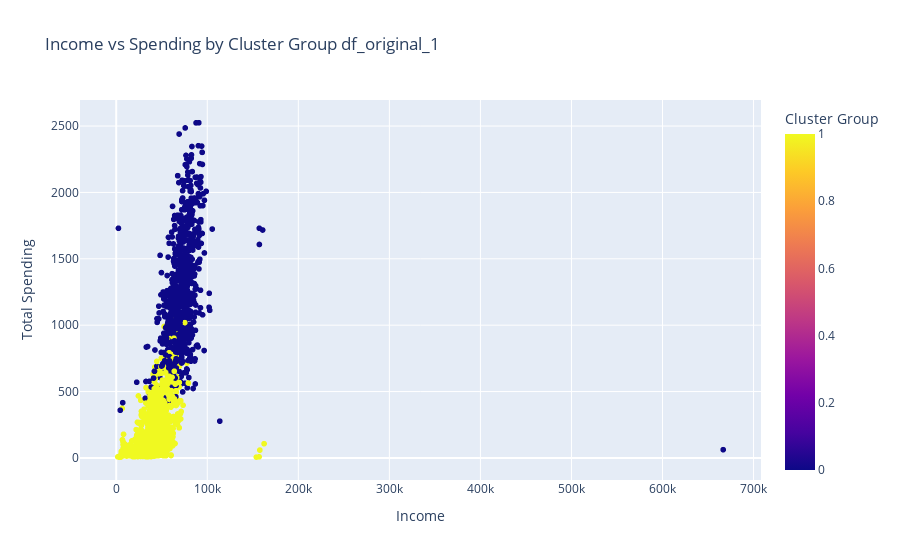

Notebook source saved alongside this figure:
### Markdown cell above
**Plot Income vs Total_spend using clustering**

### Code cell
#Create a scatter plot df1
fig = px.scatter(df_original_1, 
                 x="Income", 
                 y="Total_spend",
                 color='Cluster', # Different clusters will have different colors
                 hover_data=['Cluster'], # This will show cluster number on hover
                 title="Income vs Spending by Cluster Group df_original_1",
                 labels={
                     "Income": "Income",
                     "Total_spend": "Total Spending",
                     "Cluster": "Cluster Group"
                 },
                 color_discrete_sequence=px.colors.qualitative.Dark2) # Use a discrete color sequence

fig.show()

### Figure 1 — Plotly figure (JSON) as saved in the notebook; plotly's stock layout.template omitted (floating-point values rounded to 4 significant figures; data arrays with more than 128 entries replaced by an {"elided": "..."} marker saying what was removed)
{"data": [{"customdata": {"elided": "2216x1 int values"}, "hovertemplate": "Income=%{x}<br>Total Spending=%{y}<br>Cluster Group=%{marker.color}<extra></extra>", "legendgroup": "", "marker": {"color": {"elided": "2216 int values"}, "coloraxis": "coloraxis", "symbol": "circle"}, "mode": "markers", "name": "", "showlegend": false, "type": "scattergl", "x": {"elided": "2216 int values"}, "xaxis": "x", "y": {"elided": "2216 int values"}, "yaxis": "y"}], "layout": {"coloraxis": {"colorbar": {"title": {"text": "Cluster Group"}}, "colorscale": [[0, "#0d0887"], [0.1111, "#46039f"], [0.2222, "#7201a8"], [0.3333, "#9c179e"], [0.4444, "#bd3786"], [0.5556, "#d8576b"], [0.6667, "#ed7953"], [0.7778, "#fb9f3a"], [0.8889, "#fdca26"], [1, "#f0f921"]]}, "legend": {"tracegroupgap": 0}, "title": {"text": "Income vs Spending by Cluster Group df_original_1"}, "xaxis": {"anchor": "y", "domain": [0, 1], "title": {"text": "Income"}}, "yaxis": {"anchor": "x", "domain": [0, 1], "title": {"text": "Total Spending"}}}}
